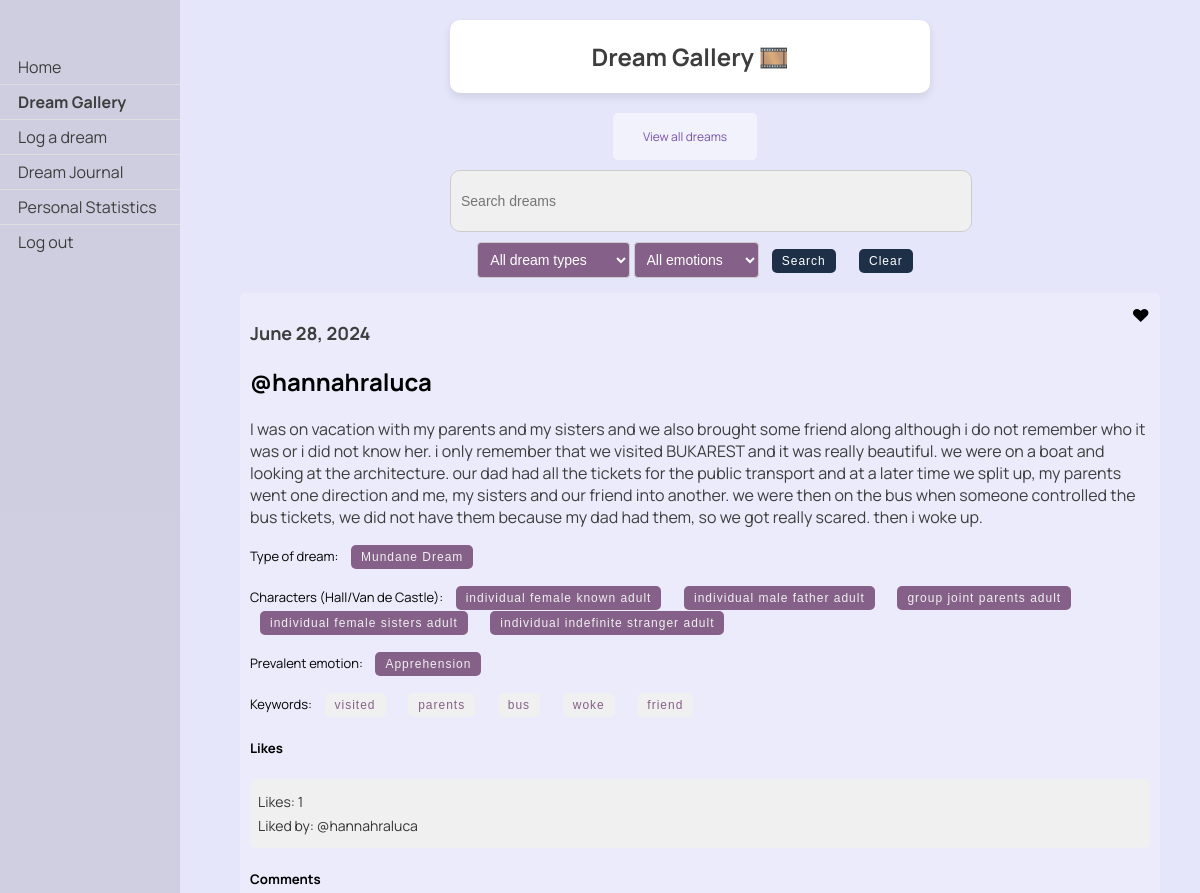
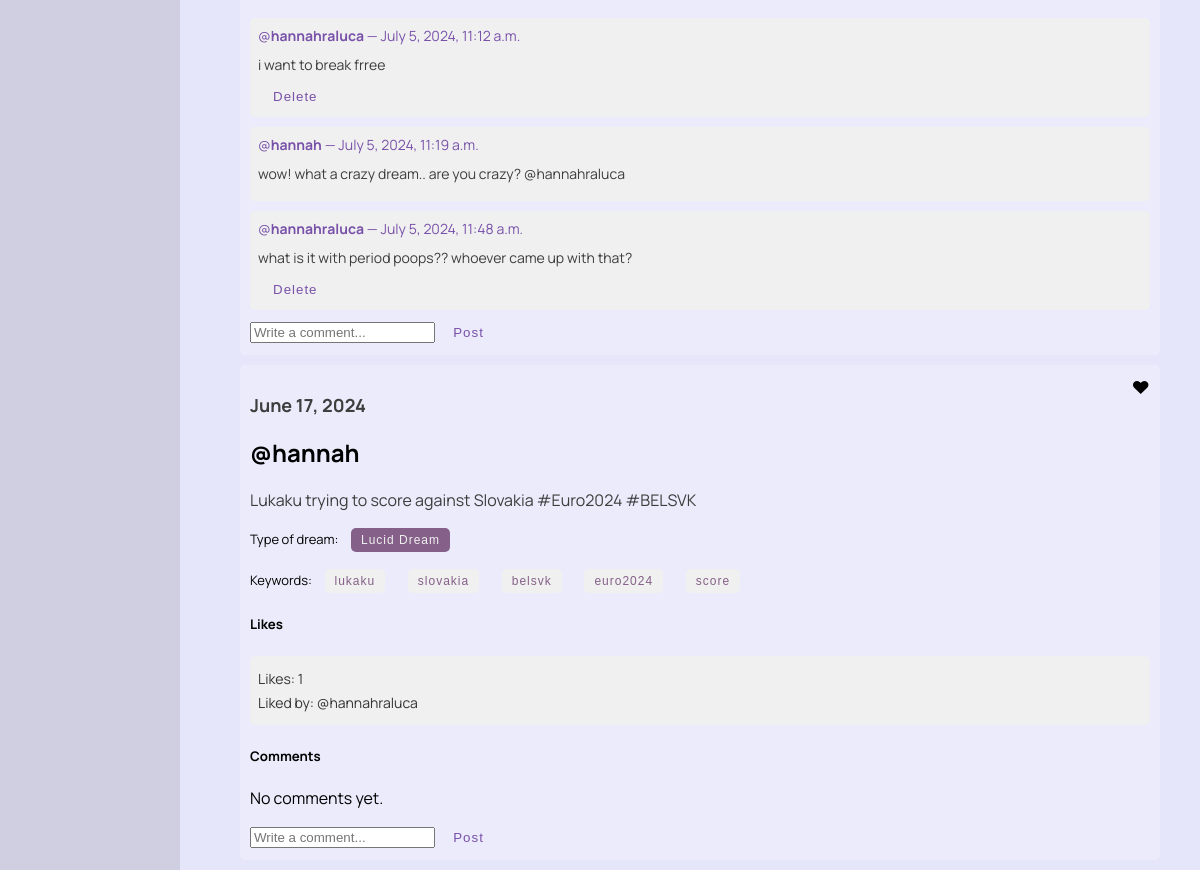
/dreams/view_liked (signed in), run on the app's committed database (2 pictures, top to bottom).
### dreams/models.py (models this page shows, shortened)
class Dream(models.Model):
    classification_options = [
        ('0', 'Nightmare'),
        ('1', 'Mundane Dream'),
        ('2', 'Lucid Dream'),
        ('3', 'Existential Dream'),
        ('4', 'None'),
    ]
    user = models.ForeignKey(User, on_delete=models.CASCADE)
    date = models.DateField()
    content = models.TextField()
    shared = models.BooleanField(default=False)
    anon = models.BooleanField(default=False)
    processed = models.BooleanField(default=False)
    is_favorite = models.BooleanField(default=False)
    keywords = models.JSONField(default=list, blank=True)
    classification = models.CharField(max_length=1, choices=classification_options, blank=True, null=True, default='4')
    persons = models.JSONField(default=list, blank=True)
    emotion = models.CharField(max_length=20, blank=True)
    def likes_count(self):
        return self.likes.count()
    def liked_users(self):
        return [like.user for like in self.likes.all()]
    def classification_string(self):
        return dict(self.classification_options).get(self.classification, "No classification")

class Comment(models.Model):
    dream = models.ForeignKey(Dream, related_name='comments', on_delete=models.CASCADE)
    author = models.ForeignKey(User, on_delete=models.CASCADE)
    text = models.TextField()
    created_date = models.DateTimeField(auto_now_add=True)

### dreams/views.py (the view)
# urls.py: path('view_liked', views.view_liked, name='view_liked'),
@login_required
def view_liked(request):
    query = request.GET.get('q', '')
    liked_dream_likes = DreamLike.objects.filter(user=request.user)
    liked_dreams = [dream_like.dream for dream_like in liked_dream_likes]
    for dream in liked_dreams:
        dream.is_liked_by_user = True
        dream.likes_count = dream.likes_count
        dream.liked_users = dream.liked_users()
    if query:
        liked_dreams = [dream for dream in liked_dreams if query.lower() in dream.content.lower()]
    context = {
        'dreams': liked_dreams,
        'query': query,
        'is_liked_view': True,
    }
    return render(request, 'dreams/gallery.html', context)

### dreams/templatetags/highlight.py (called while the page is built)
@register.filter(name='highlight')
def highlight(text, search):
    pattern = re.compile(re.escape(search), re.IGNORECASE)
    highlighted_text = pattern.sub(f'<span class="highlight">{search}</span>', text)
    return highlighted_text

### dreams/templates/dreams/gallery.html (shortened to what this page needs)
{% load static %}
{% load highlight %}
<!DOCTYPE html>
<html>
<head>
    <link rel="stylesheet" type="text/css" href="{% static 'css/styles.css' %}">
</head>
<body>
    <div class="header">
        <h2>Dream Gallery 🎞️</h2>
    </div>
    <div class="sidenav">
        <a href="/">Home</a>
        <a href="{% url 'dreams:gallery' %}"><b>Dream Gallery</b></a>
        <a href="{% url 'dreams:log_dream' %}">Log a dream</a>
        <a href="{% url 'dreams:dream_journal' %}">Dream Journal</a>
        <a href="{% url 'dreams:personal_statistics' %}">Personal Statistics</a>
        <a href="{% url 'logout' %}">Log out</a>
    </div>
    <div class="button-container">
        <div>
            {% if is_liked_view %}
                <a href="{% url 'dreams:gallery' %}" class="button">View all dreams</a>
            {% else %}
                <a href="{% url 'dreams:view_liked' %}" class="button">View liked dreams</a>
            {% endif %}
        </div>
    </div>
    <div class="container">
        <form class="search-form" method="get" action="{% url 'dreams:gallery' %}">
            <input id="searchInput" type="text" name="q" placeholder="Search dreams" value="{{ query }}">
            <select id="classification" name="classification">
                <option value="">All dream types</option>
            </select>
            <select id="emotion" name="emotion">
                <option value="">All emotions</option>
            </select>
            <button type="submit">Search</button>
            <button type="button" onclick="clearSearch()">Clear</button>
        </form>
    </div>
    <div class="dreams">
        {% if dreams %}
            {% for dream in dreams|dictsortreversed:"date" %}
                {% if dream.shared %}
                    {% if not query or query|lower in dream.content|lower %}
                        <div class="dream">
                            <h3 class="dream-date">{{ dream.date }}</h3>
                            {% if not dream.anon %}
                                <h2 class="dream-user">@{{ dream.user }}</h2>
                            {% endif %}
                            <p class="dream-content">
                                {% autoescape off %}
                                {{ dream.content|safe|highlight:query }}
                                {% endautoescape %}
                            </p>
                            <p class="class-form">
                                {% if dream.classification %}
                                    Type of dream:
                                    <form class="class-form" method="get" action="{% url 'dreams:gallery' %}">
                                        <button type="submit">{{ dream.classification_string }}</button>
                                    </form>
                                {% endif %}
                            </p>
                            <p class="class-form">
                                {% if dream.persons %}
                                    Characters (Hall/Van de Castle):
                                    {% for person in dream.persons %}
                                        <form class="class-form" method="get" action="{% url 'dreams:gallery' %}">
                                            <button type="submit">{{ person }}</button>
                                        </form>
                                    {% endfor %}
                                {% endif %}
                            </p>
                            <p class="class-form">
                                {% if dream.emotion %}
                                    Prevalent emotion:
                                    <form class="class-form" method="get" action="{% url 'dreams:gallery' %}">
                                        <button type="submit">{{ dream.emotion }}</button>
                                    </form>
                                {% endif %}
                            </p>
                            <p class="keyword-form">
                                Keywords:
                                {% for keyword in dream.keywords %}
                                    <form class="keyword-form" method="get" action="{% url 'dreams:gallery' %}">
                                        <button type="submit">{{ keyword }}</button>
                                    </form>
                                {% endfor %}
                            </p>
                            <h5>Likes</h5>
                            <div class="like-info">
                                <p>Likes: {{ dream.likes_count }}</p>
                                <p>Liked by:
                                    {% for user in dream.liked_users %}
                                        @{{ user.username }}
                                    {% endfor %}
                                </p>
                            </div>
                            <div class="menu">
                                <span class="icon">
                                    {% if dream.is_liked_by_user %}
                                        ♥
                                    {% else %}
                                        ♡
                                    {% endif %}
                                </span>
                            </div>
                            <div>
                                <h5>Comments</h5>
                                <div class="comment-section">
                                    {% for comment in dream.comments.all %}
                                        <div class="comment">
                                            <p>@<b>{{ comment.author }}</b> — {{ comment.created_date }} </p>
                                            <div class="comment-text">
                                                {{ comment.text }}
                                            </div>
                                            {% if comment.author == request.user %}
                                                <form method="post" action="{% url 'dreams:delete_comment' comment.id %}">
                                                    <button type="submit" style="font-size: smaller; padding: 5px;">Delete</button>
                                                </form>
                                            {% endif %}
                                        </div>
                                    {% empty %}
                                        <p>No comments yet.</p>
                                    {% endfor %}
                                </div>
                                <form method="post" action="{% url 'dreams:add_comment' dream.id %}">
                                    <input type="text" name="text" placeholder="Write a comment..." required>
                                    <button type="submit" style="font-size: smaller; padding: 5px;">Post</button>
                                </form>
                            </div>
                        </div>
                    {% endif %}
                {% endif %}
            {% endfor %}
        {% else %}
            <p>No liked dreams found.</p>
        {% endif %}
    </div>
</body>
</html>

### static/css/styles.css (style rules this page uses)
body { font-family: 'Manrope', -apple-system, BlinkMacSystemFont, "Segoe UI", Roboto, Oxygen-Sans, Ubuntu, Cantarell, "Helvetica Neue", sans-serif; margin: 0; padding: 0; background-color: #E6E6FA; }
button, .button { padding: 15px 30px; font-size: 1.2vw; margin: 0 10px; border-radius: 25px; color: #7851a9; border: 2px solid #7851a9; background-color: transparent; letter-spacing: 1px; text-align: center; text-decoration: none; font-family: 'Poppins', sans-serif; display: inline-block; cursor: pointer; border: none; transition: background-color 0.3s, transform 0.3s; }
.button { width: auto; }

### data on the page
Dream: date "June 28, 2024", user "hannahraluca", content|highlight "I w a s o n v a c a t i o n w i t h m y p a r e n t s a n d m y s i s t e r s a n d w e a l s o b r o u g h t s o m e f r i e n d a l o n g a l t h o u g h i d o n o t r e m e m b e r w h o i t w a s o r i d i d n o t k n o w h e r . i o n l y r e m e m b e r t h a t w e v i s i t e d B U K A R E S T a n d i t w a s r e a l l y b e a u t i f u l . w e w e r e o n a b o a t a n d l o o k i n g a t t h e a r c h i t e c t u r e . o u r d a d h a d a l l t h e t i c k e t s f o r t h e p u b l i c t r a n s p o r t a n d a t a l a t e r t i m e w e s p l i t u p , m y p a r e n t s w e n t o n e d i r e c t i o n a n d m e , m y s i s t e r s a n d o u r f r i e n d i n t o a n o t h e r . w e…", classification_string "Mundane Dream", persons "individual female known adult" "individual male father adult" "group joint parents adult" "individual female sisters adult" "individual indefinite stranger adult", emotion "Apprehension", keywords "visited" "parents" "bus" "woke" "friend", likes_count "1"
Comment: author "hannahraluca", created_date "July 5, 2024, 11:12 a.m.", text "i want to break frree", shows "Delete"
Comment: author "hannah", created_date "July 5, 2024, 11:19 a.m.", text "wow! what a crazy dream.. are you crazy? @hannahraluca"
Comment: author "hannahraluca", created_date "July 5, 2024, 11:48 a.m.", text "what is it with period poops?? whoever came up with that?", shows "Delete"
Dream: date "June 17, 2024", user "hannah", content|highlight "L u k a k u t r y i n g t o s c o r e a g a i n s t S l o v a k i a # E u r o 2 0 2 4 # B E L S V K", classification_string "Lucid Dream", keywords "lukaku" "slovakia" "belsvk" "euro2024" "score", likes_count "1"

### other printed values
{{ user.username }} "hannahraluca"
